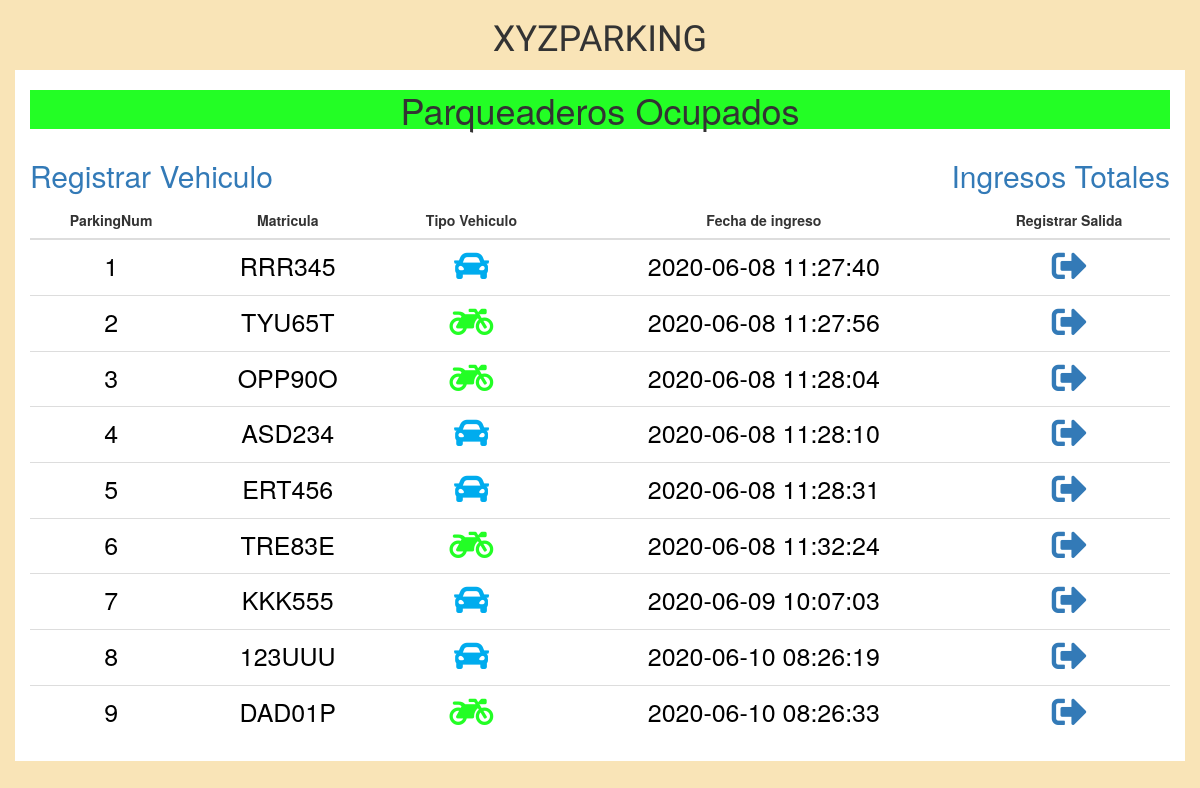
Screenshot of /Vista/registro.php with the database file from the repository.
### tables this page shows
CREATE TABLE `ingresos` (
  `NumRegistro` int(10) NOT NULL,
  `matricula` varchar(10) NOT NULL,
  `tipoV` varchar(4) NOT NULL,
  `FechaIngreso` datetime NOT NULL
);

### Modelo/consultas.php (called while the page is built, shortened)
<?php
function obtenerIngresos(){
    include 'conexion.php';
    try{
        return $conn->query("SELECT NumRegistro, matricula, tipoV, FechaIngreso FROM ingresos");
    }catch(Exception $e){
        echo "error!!". $e->getMessage() ."<br>";
        return false;
    }
}
?>

### Vista/registro.php (the view, shortened to what this page needs)
<?php include 'header.php';
    include '../Modelo/conexion.php';
    include '../Modelo/consultas.php';
?>
<body class="regsto">
    <div class="registro">
    <h1 class="headerT">XYZPARKING</h1>
        <div class="container">
        <h1 class="title">Parqueaderos Ocupados</h1>
        <div class="miniMenu">
            <h2><a href="index.php">Registrar Vehiculo</a></h2>
            <h2><a href="ingresosTotales.php">Ingresos Totales</a></h2>
            </div>
        <table class="table" id="lista_registros">
            <thead>
                <th>ParkingNum</th>
                <th>Matricula</th>
                <th>Tipo Vehiculo</th>
                <th>Fecha de ingreso</th>
                <th>Registrar Salida</th>
            </thead>
            <tbody>
               <?php
                 $ingresos = obtenerIngresos();
                 if($ingresos->num_rows){
                     $i = 1;
                    foreach($ingresos as $ingreso){ ?>
                <tr>
                    <td title="Número de celda ocupada" ><?php echo $i++ ; ?></td>
                    <td class="matricula"><?php echo $ingreso['matricula']?></td>
                    <?php if($ingreso['tipoV'] == 'AUTO'){?>
                        <td><i title="Automovil" class="icon iconCar fas fa-car"></i></td>
                   <?php }else{?>
                        <td><i title="Motocicleta" class="icon iconMot fas fa-motorcycle"></i></td>
                    <?php  }?>
                    <td><?php echo $ingreso['FechaIngreso']?></td>
                    <td><a href="../Controlador/controladorRetiro.php?id=<?php echo $ingreso['NumRegistro'];?>&placa=<?php echo $ingreso['matricula'];?>&tipo=<?php echo $ingreso['tipoV'];?>&ingreso=<?php echo $ingreso['FechaIngreso'];?>">
                    <i title="Retirar" class="icon iconE fas fa-sign-out-alt"></i></a></td>
                  <?php    }
                 } ?>
                </tr>
              </tbody>
        </table>
        </div>
    </div>
</body>
</html>

### style.css (style rules this page uses)
.headerT { font-family: 'Exo 2', sans-serif; text-align: center; }
.regsto { width: 100vw; height: 100vh; background-color: #f9e4b7; }
.registro { width: 100%; margin: 20px 0; }
.container { background: white; }
tbody { color: black; font-size: 25px; font-weight: 100; }
.icon { font-size: 35px; cursor: pointer; }
td { margin: 0; text-transform: uppercase; padding: 0; text-align: center; }
th { text-align: center; }
table th { text-align: center; }
.iconCar { color: #00acee; }
.iconMot { color: #23fe25; }
.miniMenu { display: flex; justify-content: space-between; }
.title { text-align: center; background-color: #23fe25; }

### rows the page displays
ingresos: matricula "RRR345", tipoV "AUTO" (drawn), FechaIngreso "2020-06-08 11:27:40"
ingresos: matricula "TYU65T", tipoV "MOTO" (drawn), FechaIngreso "2020-06-08 11:27:56"
ingresos: matricula "OPP90O", tipoV "MOTO" (drawn), FechaIngreso "2020-06-08 11:28:04"
ingresos: matricula "ASD234", tipoV "AUTO" (drawn), FechaIngreso "2020-06-08 11:28:10"
ingresos: matricula "ERT456", tipoV "AUTO" (drawn), FechaIngreso "2020-06-08 11:28:31"
ingresos: matricula "TRE83E", tipoV "MOTO" (drawn), FechaIngreso "2020-06-08 11:32:24"
ingresos: matricula "KKK555", tipoV "AUTO" (drawn), FechaIngreso "2020-06-09 10:07:03"
ingresos: matricula "123UUU", tipoV "AUTO" (drawn), FechaIngreso "2020-06-10 08:26:19"
ingresos: matricula "DAD01P", tipoV "MOTO" (drawn), FechaIngreso "2020-06-10 08:26:33"
